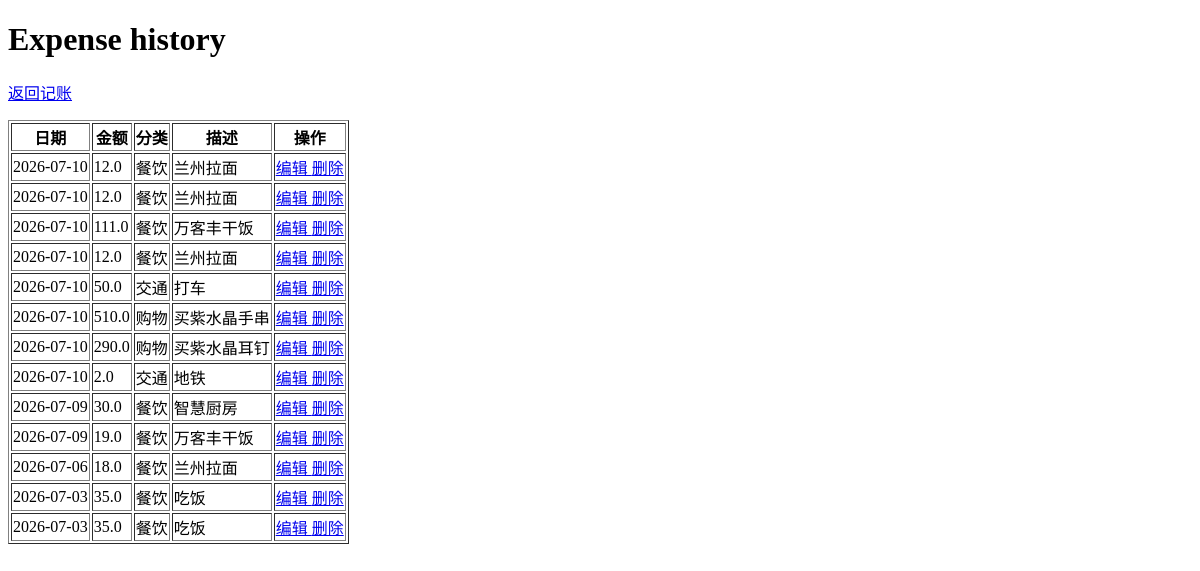
Before: /expenses with the older database file.
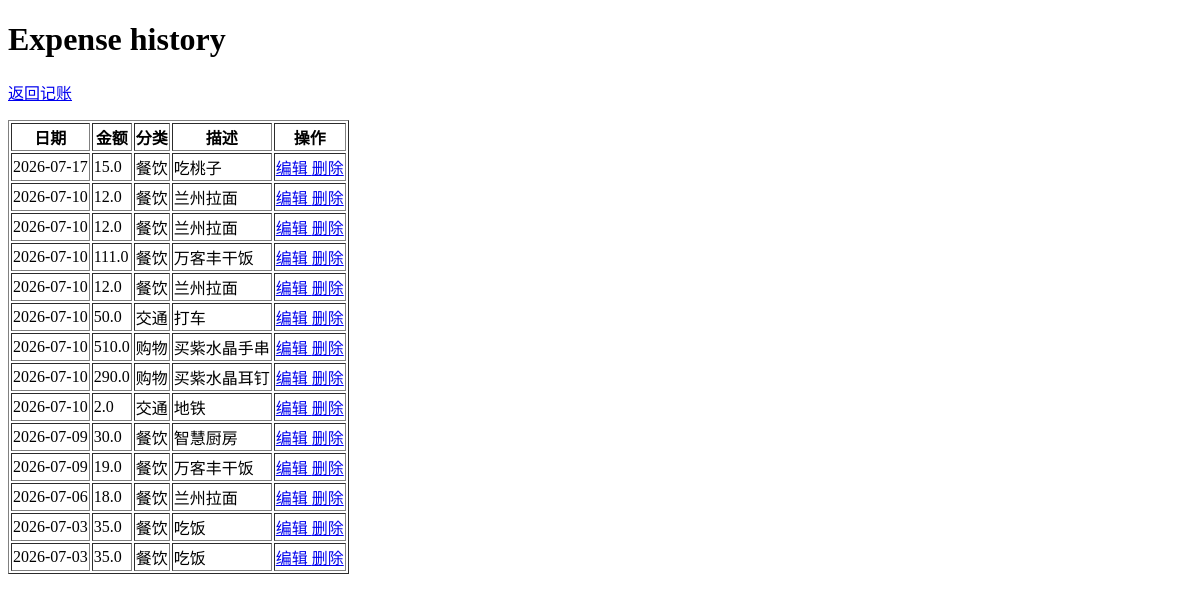
After: the same page with the newer database file.
### tables this page shows
CREATE TABLE expense (
    id INTEGER PRIMARY KEY AUTOINCREMENT,
    amount REAL NOT NULL,
    category TEXT NOT NULL,
    description TEXT,
    created_at TEXT NOT NULL
);

### ai-expense/app/main.py (the view)
@app.get("/expenses", response_class=HTMLResponse)
def expense_list(request: Request):
    expenses = get_all_expenses()
    return templates.TemplateResponse(
        "expenses.html",
        {
            "request": request,
            "expenses": expenses
        }
    )

### ai-expense/templates/expenses.html (shortened to what this page needs)
<!DOCTYPE html>
<html>
<head>
</head>
<body>
<h1>Expense history</h1>
<p><a href="/">返回记账</a></p>
<table border="1">
    <tr>
        <th>日期</th>
        <th>金额</th>
        <th>分类</th>
        <th>描述</th>
        <th>操作</th>
    </tr>
    {% for expense in expenses %}
    <tr>
        <td>{{ expense.created_at }}</td>
        <td>{{ expense.amount }}</td>
        <td>{{ expense.category }}</td>
        <td>{{ expense.description }}</td>
        <td>
            <a href="/expenses/{{ expense.id }}/edit">
                编辑
            </a>
            <a href="/delete/{{ expense.id }}">
            删除
            </a>
        </td>
    </tr>
    {% endfor %}
</table>
</body>
</html>

Changed rows visible on the page:
added expense: created_at "2026-07-17", amount "15.0", category "餐饮", description "吃桃子"
